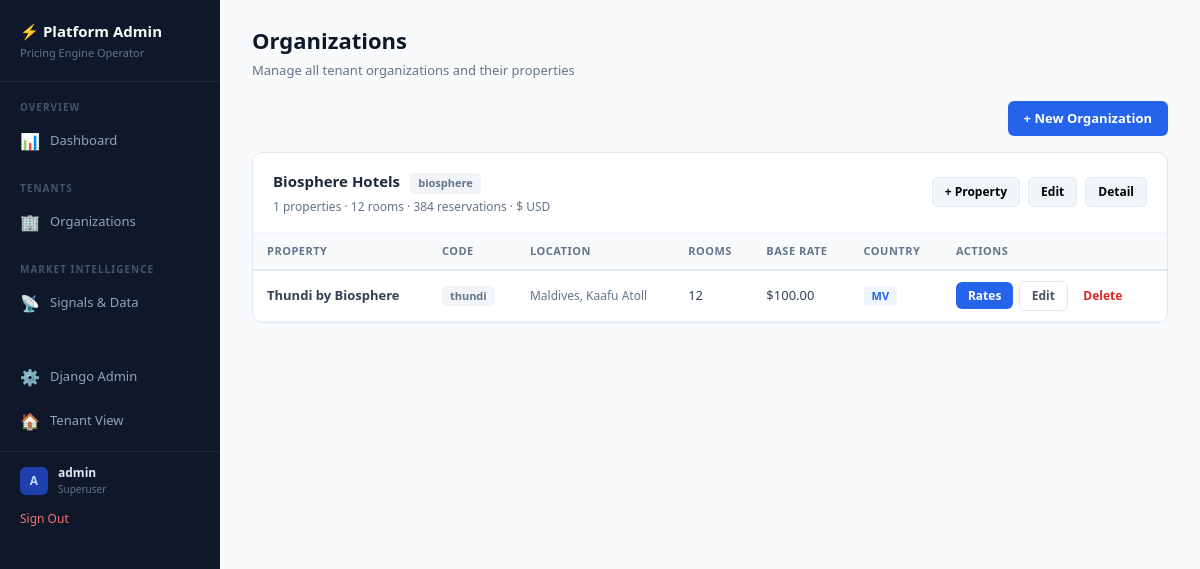
The app's page /platform/organizations/ (signed in), older data.
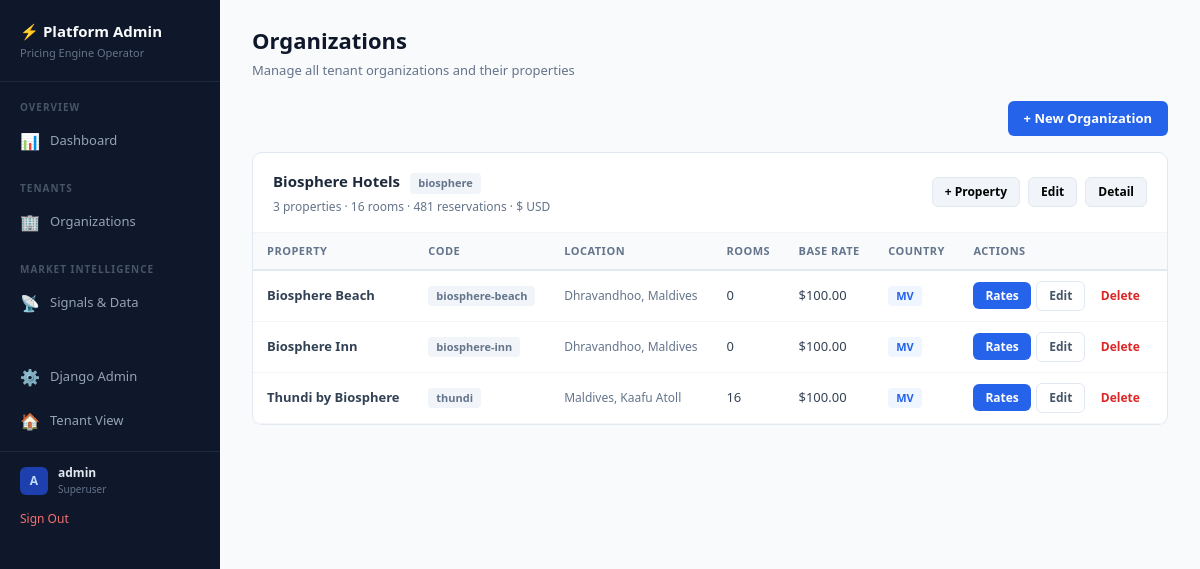
The same page, newer data.
### pricing/models/core.py (models this page shows, shortened)
class Organization(models.Model):
    name = models.CharField(
        max_length=200,
        help_text="Organization name (e.g., 'Atoll Resorts Group')"
    )
    code = models.SlugField(
        max_length=50,
        unique=True,
        help_text="URL-friendly code (e.g., 'atoll-resorts')"
    )
    default_currency = models.CharField(
        max_length=3,
        default='USD',
        help_text="Default currency code (e.g., USD, EUR)"
    )
    currency_symbol = models.CharField(
        max_length=5,
        default='$',
        help_text="Currency symbol for display"
    )
    is_active = models.BooleanField(
        default=True,
        help_text="Whether this organization is active"
    )
    created_at = models.DateTimeField(auto_now_add=True)
    updated_at = models.DateTimeField(auto_now=True)
    class Meta:
        ordering = ['name']
        verbose_name = "Organization"
        verbose_name_plural = "Organizations"

class Property(models.Model):
    organization = models.ForeignKey(
        Organization,
        on_delete=models.PROTECT,
        related_name='properties',
        help_text="Parent organization"
    )
    name = models.CharField(
        max_length=200,
        default="My Hotel",
        help_text="Property name"
    )
    code = models.SlugField(
        max_length=50,
        help_text="URL-friendly code (e.g., 'biosphere-inn')"
    )
    reference_base_rate = models.DecimalField(
        max_digits=10,
        decimal_places=2,
        default=Decimal('100.00'),
        help_text="Reference rate for room index calculations (e.g., Standard Room rate)"
    )
    currency_symbol = models.CharField(
        max_length=5,
        default='$',
        help_text="Currency symbol to display"
    )
    location = models.CharField(
        max_length=255,
        blank=True,
        help_text="e.g., Maldives, Kaafu Atoll"
    )
    country_code = models.CharField(
        max_length=2,
        default='MV',
        db_index=True,
        help_text="ISO 3166-1 alpha-2 country code (e.g., 'MV' for Maldives)"
    )
    total_rooms = models.PositiveIntegerField(
        default=0,
        help_text="Total number of rooms (auto-calculated from room types)"
    )
    service_charge_percent = models.DecimalField(
        max_digits=5,
        decimal_places=2,
        default=Decimal('10.00'),
        validators=[MinValueValidator(0), MaxValueValidator(100)],
        help_text="Service charge percentage (e.g., 10.00 for 10%)"
    )
    tax_percent = models.DecimalField(
        max_digits=5,
        decimal_places=2,
        default=Decimal('16.00'),
        validators=[MinValueValidator(0), MaxValueValidator(100)],
        help_text="Tax percentage (e.g., 16.00 for 16% GST)"
    )
    tax_on_service_charge = models.BooleanField(
        default=True,
        help_text="Whether tax is calculated on subtotal + service charge (True) or just subtotal (False)"
    )
    min_rate_warning = models.DecimalField(
        max_digits=10,
        decimal_places=2,
        null=True,
        blank=True,
        help_text="Warn if any rate falls below this amount"
    )
    max_discount_warning = models.DecimalField(
        max_digits=5,
        decimal_places=2,
        null=True,
        blank=True,
        default=Decimal('40.00'),
        help_text="Warn if total discount percentage exceeds this value"
    )
    is_active = models.BooleanField(
        default=True,
        help_text="Whether this property is active"
    )
    created_at = models.DateTimeField(auto_now_add=True)
    updated_at = models.DateTimeField(auto_now=True)
    class Meta:
        ordering = ['organization', 'name']
        unique_together = ['organization', 'code']
        verbose_name = "Property"
        verbose_name_plural = "Properties"

### platform_data/views.py (the view)
# urls.py: path('organizations/', views.PlatformOrganizationsView.as_view(), name='organizations'),
class PlatformOrganizationsView(SuperuserRequiredMixin, TemplateView):
    template_name = 'platform_data/organizations.html'
    def get_context_data(self, **kwargs):
        context = super().get_context_data(**kwargs)
        from pricing.models import Organization
        from pricing.models.analytics import Reservation
        orgs = Organization.objects.filter(is_active=True).prefetch_related('properties')
        org_list = []
        for org in orgs:
            props = org.properties.filter(is_active=True)
            total_reservations = Reservation.objects.filter(
                hotel__organization=org
            ).count()
            org_list.append({
                'org': org,
                'properties': props,
                'property_count': props.count(),
                'total_rooms': sum(p.total_rooms for p in props),
                'total_reservations': total_reservations,
            })
        context['organizations'] = org_list
        return context

### platform_data/views.py (called while the page is built)
    def test_func(self):
        return self.request.user.is_authenticated and self.request.user.is_superuser

### platform_data/templates/platform_data/organizations.html (shortened to what this page needs)
{% extends "platform_data/base.html" %}
{% block page_title %}Organizations{% endblock %}
{% block page_subtitle %}Manage all tenant organizations and their properties{% endblock %}
{% block content %}
<div style="display:flex; justify-content:flex-end; margin-bottom:16px;">
    <button class="btn btn-primary" onclick="showOrgModal()">+ New Organization</button>
</div>
{% for org_item in organizations %}
<div class="platform-card" id="org-card-{{ org_item.org.pk }}">
    <div class="platform-card-header">
        <div>
            <h3 style="display:inline;">{{ org_item.org.name }}</h3>
            <span class="badge badge-gray" style="margin-left:6px;">{{ org_item.org.code }}</span>
            <div style="font-size:12px; color:#64748b; margin-top:4px;">{{ org_item.property_count }} properties · {{ org_item.total_rooms }} rooms · {{ org_item.total_reservations }} reservations · {{ org_item.org.currency_symbol }} {{ org_item.org.default_currency }}</div>
        </div>
        <div style="display:flex; gap:8px;">
            <button class="btn btn-sm" style="background:#f1f5f9; border:1px solid #e2e8f0;" onclick="showPropertyModal({{ org_item.org.pk }},'{{ org_item.org.name|escapejs }}')">+ Property</button>
            <button class="btn btn-sm" style="background:#f1f5f9; border:1px solid #e2e8f0;" onclick="showOrgModal({{ org_item.org.pk }},'{{ org_item.org.name|escapejs }}','{{ org_item.org.default_currency|escapejs }}','{{ org_item.org.currency_symbol|escapejs }}')">Edit</button>
            <a href="{% url 'platform:org_detail' pk=org_item.org.pk %}" class="btn btn-sm" style="background:#f1f5f9; border:1px solid #e2e8f0;">Detail</a>
        </div>
    </div>
    <div class="platform-card-body">
        {% if org_item.properties %}
        <table class="data-table">
            <thead><tr><th>Property</th><th>Code</th><th>Location</th><th>Rooms</th><th>Base Rate</th><th>Country</th><th>Actions</th></tr></thead>
            <tbody>
            {% for prop in org_item.properties %}
            <tr id="prop-row-{{ prop.pk }}">
                <td style="font-weight:600;">{{ prop.name }}</td>
                <td><span class="badge badge-gray">{{ prop.code }}</span></td>
                <td style="font-size:12px; color:#64748b;">{{ prop.location }}</td>
                <td>{{ prop.total_rooms }}</td>
                <td>{{ prop.currency_symbol }}{{ prop.reference_base_rate }}</td>
                <td><span class="badge badge-blue">{{ prop.country_code|default:"MV" }}</span></td>
                <td style="white-space:nowrap;">
                    <a href="/org/{{ org_item.org.code }}/{{ prop.code }}/rates/" class="btn btn-sm btn-primary" style="margin-right:2px;">Rates</a>
                    <button class="btn btn-sm btn-outline" onclick="showPropertyModal({{ org_item.org.pk }},'{{ org_item.org.name|escapejs }}',{{ prop.pk }},'{{ prop.name|escapejs }}','{{ prop.code|escapejs }}','{{ prop.location|escapejs }}','{{ prop.reference_base_rate }}','{{ prop.currency_symbol|escapejs }}','{{ prop.total_rooms }}','{{ prop.service_charge_percent }}','{{ prop.tax_percent }}','{{ prop.country_code|default:"MV"|escapejs }}')">Edit</button>
                    <button class="btn btn-sm" style="color:#dc2626; background:none; border:none; cursor:pointer;" onclick="deleteProperty({{ prop.pk }},'{{ prop.name|escapejs }}')">Delete</button>
                </td>
            </tr>
            {% endfor %}
            </tbody>
        </table>
        {% else %}
        <div class="empty-state"><p>No properties yet. <button onclick="showPropertyModal({{ org_item.org.pk }},'{{ org_item.org.name|escapejs }}')" style="color:#2563eb; background:none; border:none; cursor:pointer; font-size:inherit;">Add one</button></p></div>
        {% endif %}
    </div>
</div>
{% endfor %}
{% endblock %}

Row changes from the older to the newer data that the page shows:
computed for Organization "Biosphere Hotels": property_count "1" → "3"; total_rooms "12" → "16"; total_reservations "384" → "481"
added Property: name "Biosphere Beach", code "biosphere-beach", location "Dhravandhoo, Maldives", total_rooms "0", currency_symbol "$", reference_base_rate "100.00", country_code "MV"
added Property: name "Biosphere Inn", code "biosphere-inn", location "Dhravandhoo, Maldives", total_rooms "0", currency_symbol "$", reference_base_rate "100.00", country_code "MV"
changed Property "Thundi by Biosphere": total_rooms "12" → "16"
